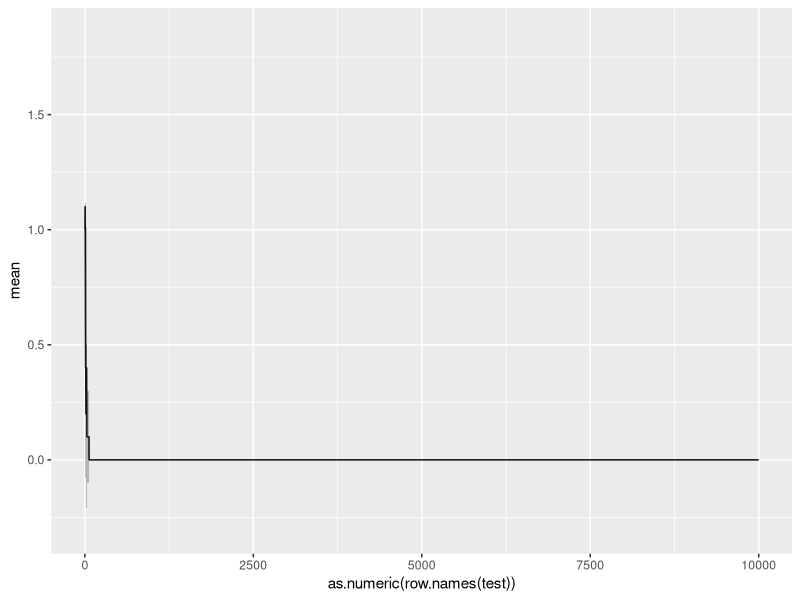

Source code (R): (Note: a time limit stopped this script after it produced the figure.)
library(ggplot2)
library(reshape2)


#Per time step, generates the new generation
#i is population of A, N is total population
#Ra and Rb are fitness of A and B
generator <- function (i, N, Ra, Rb) {
  #Prob of A giving birth
  p.bir <- (Ra*i)/((Ra*i) + (Rb*(N-i)))
  
  #Prob of A dying
  p.death <- (i/N)
  
  
  #Selecting who gives birth
  if (runif(1) < p.bir) {
    i <- i + 1 #If we select a, then a grows by 1
  } else {
    i <- i #If we select b, then a is steady
  }
  
  
  #Selecting who dies
  if (runif(1) < p.death) {
    i <- i - 1 #If we select a, then a reduces by 1
  } else {
    i <- i #If we select b, then a is steady
  }
  
  #Spit out number of a
  return(i)
}

#Takes the generator function and performs it across
#Many time steps for a specified number of reps
#Spits out a Mean with upper and lower confidence bounds
moran.process <- function (i, N, Ra, Rb, rep, step) {

#Sets up a matrix where each row is a time step
#Each column is a replicate
mat <- matrix(nrow = step, ncol = rep)

#Recording the origial i for each rep reset
orig.i <- i

#Loop, for each p (a rep), calculate the needed generations
#Then reset back the original i and repeat for a new column
for (p in 1:rep) {
  i <- orig.i
  for (q in 1:step) {
    mat[q, p] <- i
    i <- generator(i, N = N, Ra = Ra, Rb = Rb)
  }
}

#Generating a summary matrix with mean and confidence intervals
sum.mat <- matrix(nrow = step, ncol = 3)

#First column is mean, and second column are standard error
sum.mat[,1] <- apply(mat, 1, mean)
sum.mat[,2] <- apply(mat, 1, function (x) (2*(sd(x))/sqrt(rep)))
sum.mat[,3] <- apply(mat, 1, function (x) (2*(sd(x))/sqrt(rep)))

#Lower Bound (95%)
sum.mat[,2] <- sum.mat[,1] - sum.mat[,2]

#Upper Bound (95%)
sum.mat[,3] <- sum.mat[,1] + sum.mat[,3]

#Naming columns
colnames(sum.mat) <- c("mean", "lower_bound", "upper_bound")

return(as.data.frame(sum.mat))
}

#testing this out
test <- moran.process(1, 10, 1, 2, 10, 10000)

#test plot
ggplot(test, aes(x = as.numeric(row.names(test)), y = mean)) +
    geom_line()+
    geom_ribbon(aes(ymin=lower_bound,ymax=upper_bound), alpha=0.3)


#Set of populations
pop <- c(10, 100, 1000, 10000)

#Set of initial proportions of A
init.prop <- c(.3, .5, .7)

#Number of time steps
step <- 5000

vars <- as.data.frame(expand.grid(
                              N = pop,
                              i = init.prop, 
                              Ra = c(0.5, 0.75, 0.9, 0.99, 1, 1.01, 1.1, 1.5, 2),
                              Rb = 1, 
                              rep = 20, 
                              step = step))

#True initial i based off proportion of N
vars$i <- vars$i*vars$N

#applying all the variables to function
master <- mapply(moran.process, i = vars$i, 
                                N = vars$N, 
                                Ra = vars$Ra, 
                                Rb = vars$Rb, 
                                rep = vars$rep, 
                                step = vars$step, SIMPLIFY = FALSE)

#creating a dataframe 
master.sum <- do.call(rbind, master)

#Appending original variable  to the results
for (q in 1:nrow(vars)) {
  master.sum$i[(1+step*(q-1)):(step*q)] <- vars$i[q]
  master.sum$N[(1+step*(q-1)):(step*q)] <- vars$N[q]
  master.sum$R[(1+step*(q-1)):(step*q)] <- vars$Ra[q]
  master.sum$time[(1+step*(q-1)):(step*q)] <- 1:step
}

#Normalizing initial population and mean
master.sum$mean <- master.sum$mean/master.sum$N
master.sum$upper_bound <- master.sum$upper_bound/master.sum$N
master.sum$lower_bound <- master.sum$lower_bound/master.sum$N
master.sum$i <- master.sum$i/master.sum$N

#Converting initial pop, total pop size, and fitness ratio to factors
master.sum$i <- as.factor(master.sum$i)
master.sum$N <- as.factor(master.sum$N)
master.sum$R <- as.factor(master.sum$R)

#Naming Things Well
levels(master.sum$i) <- c("Init. Proportion of A = .3",
                          "Init. Proportion of A = .5",
                          "Init. Proportion of A = .7")

levels(master.sum$N) <- c("Total Population = 10",
                          "Total Population = 100",
                          "Total Population = 1000",
                          "Total Population = 10000")





#Plotting everything
fig.1 <- ggplot(master.sum, aes(x = time, y = mean, color=R,
                       ymin=lower_bound, ymax=upper_bound, fill = R)) +
  geom_line() +
  geom_ribbon(alpha=0.3, color = NA) +
  facet_grid(i ~ N) +
  labs(color = "Fitness Ratio \nof A/B",
       fill = "Fitness Ratio \nof A/B",
       x = "Time Steps",
       y = "Proportion of A in Population",
       subtitle = "")  + 
  guides(fill = guide_legend(reverse = TRUE),
         color = guide_legend(reverse = TRUE))

ggsave("Moran_Eash.png", plot = fig.1,
       scale = 1, width = 12, height = 8, units = "in",
       dpi = 400)
 
